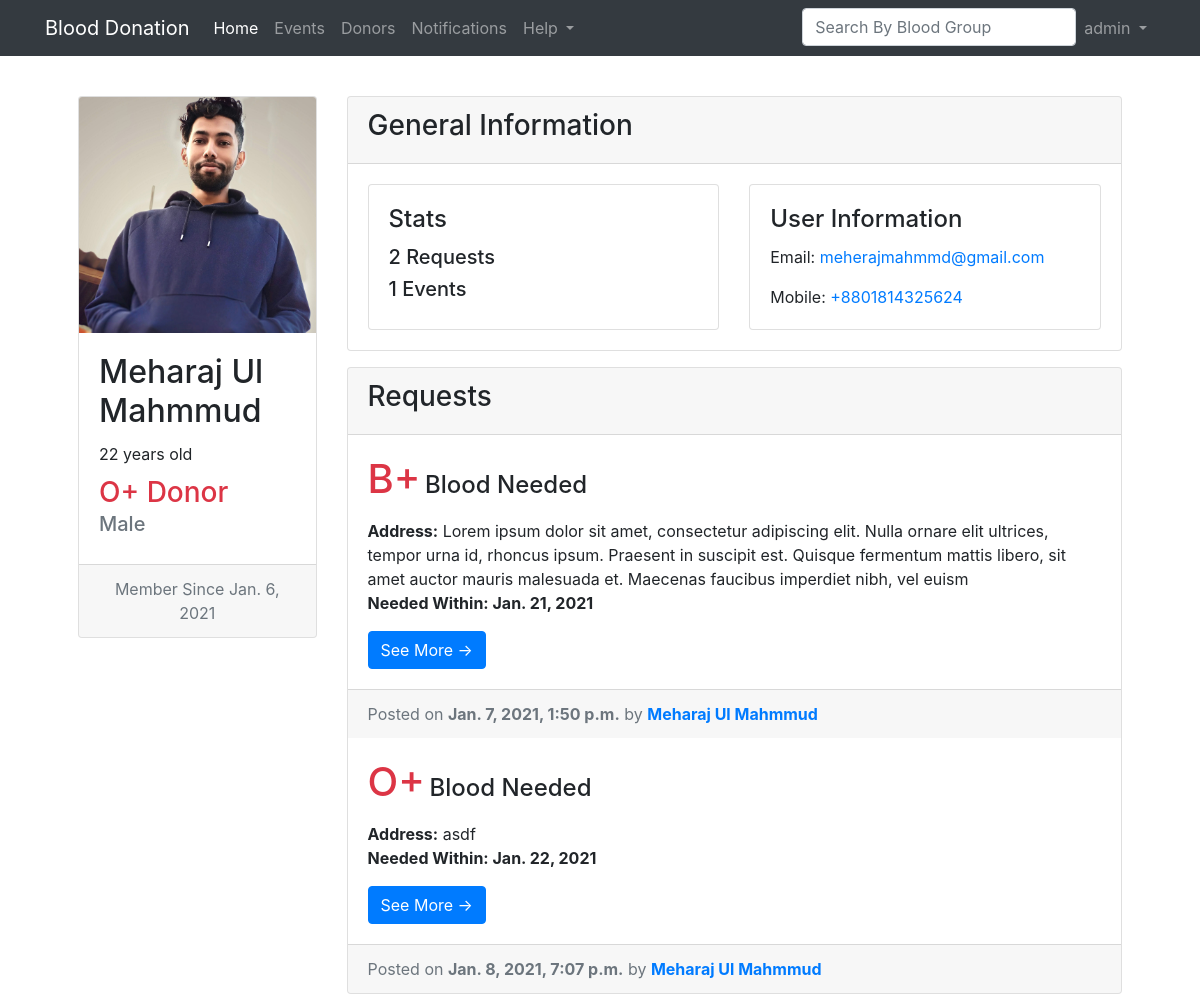
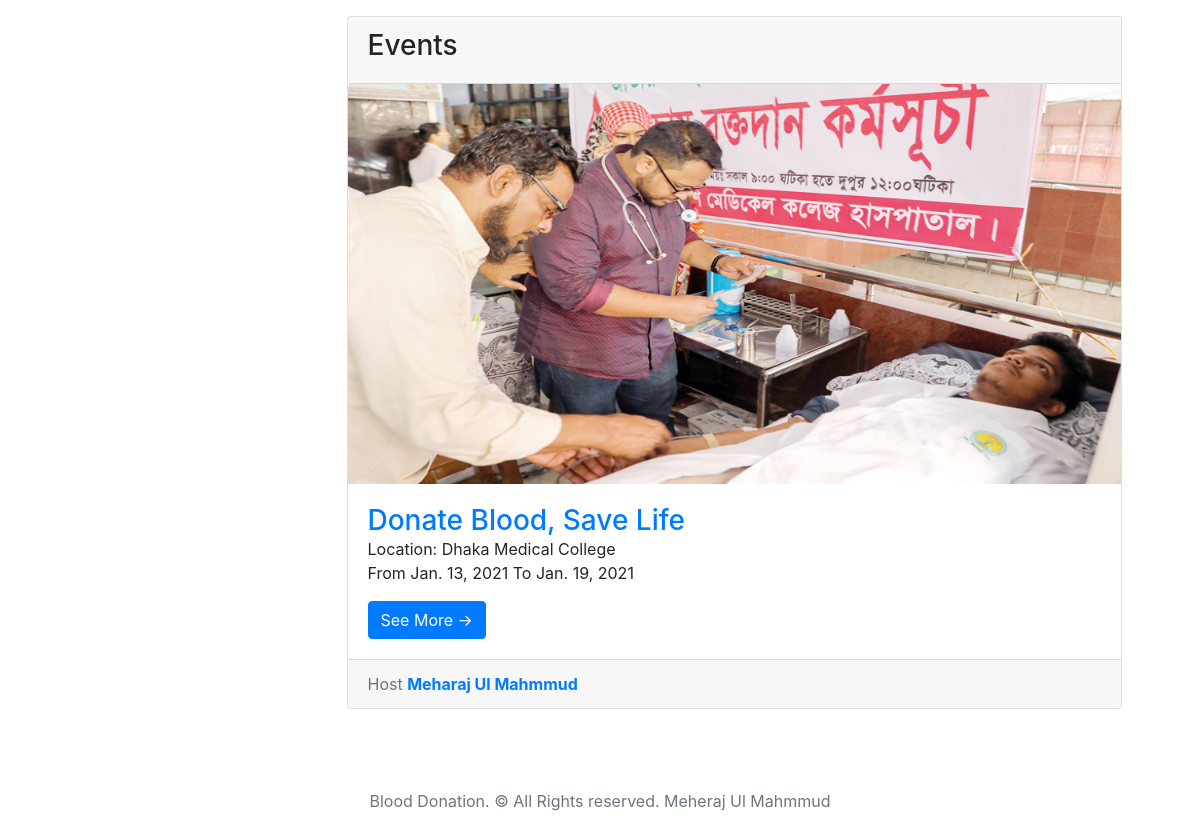
Page /account/user/2 (signed in) on the committed database (2 pictures, top to bottom).
### user/models.py (models this page shows, shortened)
class User(AbstractBaseUser):
    email = models.EmailField(max_length=255, unique=True)
    name = models.CharField(max_length=255)
    date_joined = models.DateTimeField(auto_now_add=True)
    is_active = models.BooleanField(default=True)
    is_staff = models.BooleanField(default=False)
    is_admin = models.BooleanField(default=False)
    USERNAME_FIELD = 'email'
    REQUIRED_FIELDS = ['name']  # Email & Password are required by default.
    objects = MyUserManager()

class ProfileModel(models.Model):
    GENDER_CHOICES = [
        ('Male', 'Male'),
        ('Female', 'Female'),
    ]
    BLOOD_GROUP_CHOICES = [
        ('A+', 'A+'),
        ('A-', 'A-'),
        ('B+', 'B+'),
        ('B-', 'B-'),
        ('AB+', 'AB+'),
        ('AB-', 'AB-'),
        ('O+', 'O+'),
        ('O-', 'O-'),
    ]
    user = models.OneToOneField(User, null=True, on_delete=models.CASCADE)
    image = models.ImageField(null=True, blank=True)
    address = models.TextField(max_length=255, null=True, blank=True)
    birth_date = models.DateField(null=True, blank=True)
    phone = models.CharField(max_length=255, null=True, blank=True)
    gender = models.CharField(max_length=255, choices=GENDER_CHOICES, null=True, blank=True)
    blood_group = models.CharField(max_length=255, choices=BLOOD_GROUP_CHOICES, null=True, blank=True)
    last_donation_date = models.DateField(null=True, blank=True)

### blood_request/models.py (models this page shows, shortened)
class RequestModel(models.Model):
    BLOOD_GROUP_CHOICES = [
        ('A+', 'A+'),
        ('A-', 'A-'),
        ('B+', 'B+'),
        ('B-', 'B-'),
        ('AB+', 'AB+'),
        ('AB-', 'AB-'),
        ('O+', 'O+'),
        ('O-', 'O-'),
    ]
    user = models.ForeignKey('user.User', null=True, on_delete=models.CASCADE)
    address = models.TextField(max_length=255)
    needed_within = models.DateField()
    phone = models.CharField(max_length=20)
    blood_group = models.CharField(max_length=255, choices=BLOOD_GROUP_CHOICES)
    note = models.TextField(blank=True, null=True)
    posted_on = models.DateTimeField(auto_now_add=True)

### event/models.py (models this page shows)
class EventModel(models.Model):
    host = models.ForeignKey(User, on_delete=models.CASCADE)
    name = models.CharField(max_length=255)
    description = RichTextField()
    start_datetime = models.DateField()
    end_datetime = models.DateField()
    location = models.CharField(max_length=255)
    image = models.ImageField(null=True, blank=True)

### user/views.py (the view, shortened to what this page needs)
# urls.py: path('user/<str:pk>', profile_view, name="profile"),
@login_required(login_url='login')
def profile_view(request, pk):
    users = User.objects.all()
    user = User.objects.get(id=pk)
    profile = ProfileModel.objects.get(user=user)
    request_list = RequestModel.objects.filter(user=user)
    events = EventModel.objects.filter(host=user)
    date_joined = calculate_age(user.date_joined)
    age = None
    if profile.birth_date:
        age = calculate_age(profile.birth_date)
    search_keyword = request.GET.get('q')
    context = {
        'users': users,
        'user': user,
        'age': age,
        'profile': profile,
        'request_list': request_list,
        'total_requests': request_list.count(),
        'events': events,
        'total_events': events.count(),
        'date_joined': date_joined,
    }
    return render(request, 'user/profile.html', context)

### user/utils.py (called while the page is built)
def calculate_age(born):
    today = date.today()
    return today.year - born.year - ((today.month, today.day) < (born.month, born.day))

### user/templates/user/profile.html (shortened to what this page needs)
{% extends "request/base.html" %}
{% load static %}
{% block content %}
<div class="container-fluid p-5">
    <div class="row">
        <div class="col-12 col-sm-6 col-md-5 col-lg-4 col-xl-3">
            <div class="card mb-3">
                {% if user.profilemodel.image %}
                <img alt="{{ user.name }}" class="card-img-top" src="{{ user.profilemodel.image.url }}">
                {% else %}
                <img alt="{{ user.name }}" class="card-img-top" src="{% static 'placeholder.png' %}">
                {% endif %}
                <div class="card-body">
                    <h2 class="card-title">{{ user.name }}</h2>
                    {% if age %}
                    <p>{{ age }} years old</p>
                    {% endif %}
                    {% if profile.blood_group %}
                    <h3 class="card-subtitle mb-2 text-danger">{{ profile.blood_group }} Donor</h3>
                    {% elif request.user == profile.user %}
                    <a class="btn btn-outline-info rounded" href="{% url 'edit-profile' %}"> + Add Blood Group</a>
                    <br/><br/>
                    {% endif %}
                    {% if profile.gender %}
                    <h5 class="card-subtitle mb-2 text-muted">{{ profile.gender }}</h5>
                    {% endif %}
                </div>
                <div class="card-footer text-muted" style="text-align: center">
                    Member Since {{user.date_joined.date}}
                </div>
            </div>
        </div>
        <div class="col-12 col-sm-12 col-md-7 col-lg-8 col-xl-9">
            <div class="card text-left mb-3">
                <div class="card-header">
                    <p class="h3">General Information</p>
                </div>
                <div class="card-body">
                    <div class="row">
                        <div class="col-12 col-sm-6">
                            <div class="card w-40">
                                <div class="card-body">
                                    <h4 class="card-title">Stats</h4>
                                    <p class="h5">{{ total_requests }} Requests</p>
                                    <p class="h5">{{ total_events }} Events</p>
                                </div>
                            </div>
                        </div>
                        <div class="col-12 col-sm-6">
                            <div class="card w-40">
                                <div class="card-body">
                                    <h4 class="card-title">User Information</h4>
                                    <p>Email: <a href="mailto:{{user.email}}">{{ user.email }}</a>
                                    </p>
                                    {% if profile.phone %}
                                    Mobile: <a href="tel:{{profile.phone}}">{{ profile.phone }}</a>
                                    {% elif request.user == profile.user %}
                                    <button class="btn btn-outline-info rounded"> + Add Phone Number</button>
                                    {% endif %}
                                </div>
                            </div>
                        </div>
                    </div>
                </div>
            </div>
            {% if request_list %}
            <div class="card text-left mb-3">
                <div class="card-header">
                    <p class="h3">Requests</p>
                </div>
                {% for request_item in request_list %}
                    <div class="card-body">
                        <p>
                            <span class="card-title h1 text-danger">{{ request_item.blood_group }}</span>
                            <span class="h4"> Blood Needed</span>
                        </p>
                        <p class="card-text">
                            <b>Address:</b> {{ request_item.address }}<br/>
                            <b>Needed Within: {{ request_item.needed_within }}</b> <br/>
                        </p>
                        <a class="btn btn-primary rounded" href="{% url 'request-detail' request_item.id %}">See More &rarr;</a>
                    </div>
                    <div class="card-footer text-muted">
                        Posted on <b>{{ request_item.posted_on }}</b> by
                        <a href="{% url 'profile' request_item.user.id %}"> <b>{{ request_item.user.name }}</b></a>
                    </div>
                {% endfor%}
            </div>
            {% endif %}
            {% if events %}
            <div class="card text-left mb-3">
                <div class="card-header">
                    <p class="h3">Events</p>
                </div>
                {% for event_item in events %}
                {% if event_item.image %}
                <a href="{% url 'event-detail' event_item.id %}"><img alt="{{ event_item.name }}" class="card-img-top" src="{{ event_item.image.url }}" style="height: 400px;"></a>
                {% endif %}
                    <div class="card-body">
                        <a href="{% url 'event-detail' event_item.id %}" class=" h3 card-title">{{ event_item.name }}</a>
                        <p class="card-text">
                            Location: {{ event_item.location }}<br/>
                            From {{ event_item.start_datetime }} To {{ event_item.end_datetime }}<br/>
                        </p>
                        <a class="btn btn-primary rounded" href="{% url 'event-detail' event_item.id %}">See More &rarr;</a>
                    </div>
                    <div class="card-footer text-muted">
                        Host <a href="{% url 'profile' event_item.host.id %}"> <b>{{ event_item.host.name }}</b></a>
                    </div>
                {% endfor%}
            </div>
            {% endif %}
        </div>
    </div>
</div>
{% endblock %}

### blood_request/templates/request/base.html (shortened to what this page needs)
<!DOCTYPE html>
{% load static %}
<html lang="en">
<head>
    <link href="https://stackpath.bootstrapcdn.com/bootstrap/4.5.2/css/bootstrap.min.css"
 rel="stylesheet">
</head>
<body>
<nav class="navbar navbar-expand-lg navbar-dark bg-dark fixed-top">
    <div class="container">
        <a class="navbar-brand" href="{% url 'home' %}">Blood Donation</a>
        <div class="collapse navbar-collapse" id="navbarResponsive">
            <ul class="navbar-nav">
                {% if user.is_authenticated %}
                <li class="nav-item">
                    <a class="nav-link active" href="{% url 'home' %}">Home</a>
                </li>
                <li class="nav-item">
                    <a class="nav-link" href="{% url 'event-home' %}">Events</a>
                </li>
                <li class="nav-item">
                    <a class="nav-link" href="{% url 'donors' %}">Donors</a>
                </li>
                <li class="nav-item">
                    <a class="nav-link" href="{% url 'notification' %}">Notifications</a>
                </li>
                <li class="nav-item dropdown">
                    <a aria-expanded="false" aria-haspopup="true" class="nav-link dropdown-toggle"
                       data-toggle="dropdown"
                       href="#" id="navbarDropdownMenuLink" role="button">
                        Help
                    </a>
                </li>
                {% endif %}
            </ul>
            <ul class="navbar-nav ml-auto">
                <li class="nav-item">
                    <form method="GET">
                        <input class="form-control" type="text" id="id_q" name="q" placeholder="Search By Blood Group"
                               >
                    </form>
                </li>
                <li class="nav-item dropdown">
                    <a aria-expanded="false" aria-haspopup="true" class="nav-link dropdown-toggle"
                       data-toggle="dropdown"
                       href="#" id="navbarDropdownMenuLink2" role="button">
                        {{ request.user.name }}
                    </a>
                </li>
            </ul>
        </div>
    </div>
</nav>
<br/>
<br/>
<main class="flex-shrink-0" role="main">
    <div class="container">
        <div class="row">
            {% block content %}
            {% endblock %}
        </div>
    </div>
</main>
<footer class="footer mt-auto py-3">
    <div class="container text-center">
        <span class="text-muted">Blood Donation. © All Rights reserved. Meheraj Ul Mahmmud</span>
    </div>
</footer>
</body>
</html>

### rows in the picture
User: user.name "admin"
User: profilemodel.image (picture), name "Meharaj Ul Mahmmud", date_joined "Jan. 6, 2021", email "meherajmahmmd@gmail.com"
ProfileModel: blood_group "O+", gender "Male", phone "+8801814325624"
RequestModel: blood_group "B+", address "Lorem ipsum dolor sit amet, consectetur adipiscing elit. Nulla ornare elit ultrices, tempor urna id, rhoncus ipsum. Praesent in suscipit est. Quisque fermentum mattis libero, sit amet auctor mauris malesuada et. Maecenas faucibus imperdiet nibh, vel euism", needed_within "Jan. 21, 2021", posted_on "Jan. 7, 2021, 1:50 p.m.", user.name "Meharaj Ul Mahmmud"
RequestModel: blood_group "O+", address "asdf", needed_within "Jan. 22, 2021", posted_on "Jan. 8, 2021, 7:07 p.m.", user.name "Meharaj Ul Mahmmud"
EventModel: image (picture), name "Donate Blood, Save Life", location "Dhaka Medical College", start_datetime "Jan. 13, 2021", end_datetime "Jan. 19, 2021", host.name "Meharaj Ul Mahmmud"

### other values in the picture
{{ age }} "22"
{{ total_requests }} "2"
{{ total_events }} "1"
